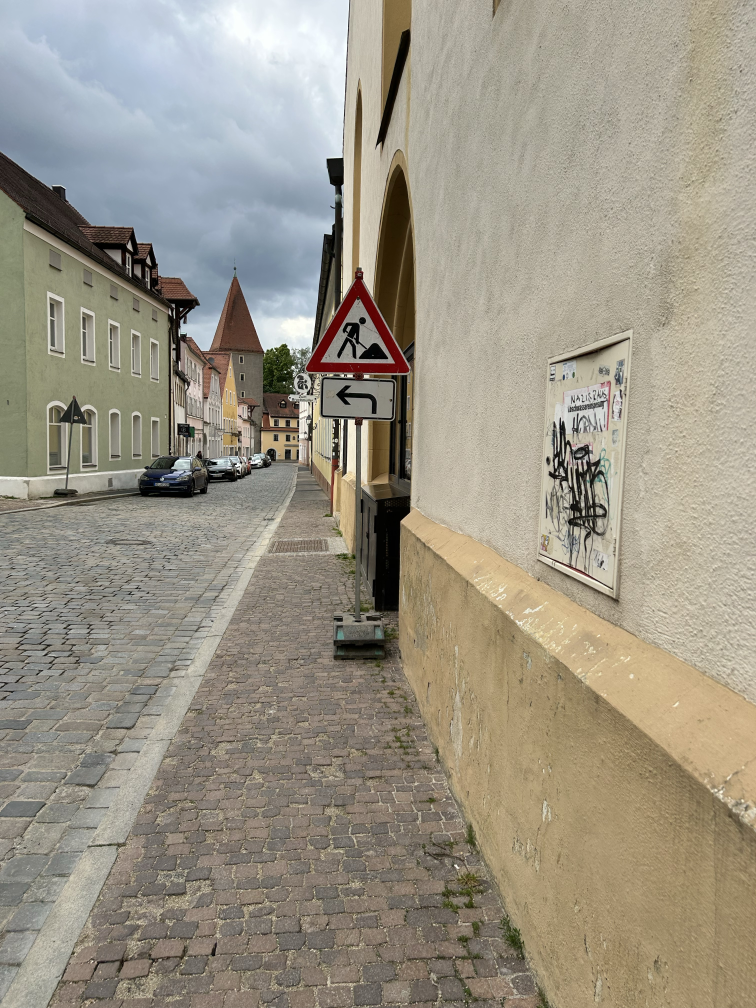
#> input picture data/selected/IMG_2474.jpg, 3024 x 4032 px, given in place of IMG_2474.png, which was not available (shown at 1/4 size)
$ jupyter execute Main_Pipeline.ipynb   (text cells are left out)
#> lines starting #> are read from the running program, lines starting #| are printed output that depends on the picture; after the words box and inside, x2 and y2 are one past the last pixel; in counts of white or black regions, pixels touching at a corner belong together; long printed decimals are rounded; pictures that were not available may be replaced by others from this repository, and a replacement may not be noted
[cell 1]
# Import
import cv2
import numpy as np
import matplotlib.pyplot as plt
from pathlib import Path

[cell 2]
# Bildpfad
IMAGE_PATH = "data/selected/easy/IMG_2474.png"

#IMAGE_PATH = "data/converted/IMG_2479.png"

[cell 3]
def classify_images(image_path):
    img_rgb = load_image(image_path)
    img_rgb = resize_image(img_rgb)
    img_filtered = apply_bilateral_filter(img_rgb)
    v_clahe = apply_clahe(img_filtered)
    img_hsv = convert_to_hsv(img_filtered)
    masks = create_color_masks(img_hsv)
    clean_masks = clean_color_masks(masks)
    found_signs = detect_signs(clean_masks)
    found_signs = filter_overlapping_signs(found_signs)
    found_signs = classify_found_signs(found_signs)

    # Farben für die Bounding Boxes
    color_map = {
        "rot":  (255, 0, 0),
        "blau": (0, 0, 255),
        "gelb": (255, 255, 0),
    }

    # Kopie
    img_result = img_rgb.copy()

    for sign in found_signs:
        x, y, w, h = sign["bbox"]
        color = color_map[sign["color"]]
        #BBox und Klasse zeichnen
        cv2.rectangle(img_result, (x, y), (x + w, y + h), color, 4)

        label = sign["klasse"]
        cv2.putText(img_result, label, (x, y - 10),
                    cv2.FONT_HERSHEY_SIMPLEX, 0.9, color, 2)

    # Ergebnis anzeigen
    plt.figure(figsize=(14, 10))
    plt.imshow(img_result)
    plt.axis('off')
    plt.show()

[cell 4]
def load_image(image_path):
#> called with image_path = 'data/selected/easy/IMG_2474.png'
    img_bgr = cv2.imread(image_path)
#> img_bgr is the input picture: shape (4032, 3024, 3); mean B, G, R 134, 148.7, 155.1

    # bgr zu rgb
    img_rgb = cv2.cvtColor(img_bgr, cv2.COLOR_BGR2RGB)
    return img_rgb

[cell 5]
def resize_image(img_rgb):
    # Bilder skalieren
    img_rgb.shape[1]
    img_width = 800
    scale =img_width / img_rgb.shape[1]

    skaliertes_img = cv2.resize(img_rgb, (0, 0), fx=scale, fy=scale)
    return skaliertes_img

[cell 6]
def apply_bilateral_filter(img_rgb):
    # Biletaral Filter

    img_filtered = cv2.bilateralFilter(img_rgb, d=9, sigmaColor=75, sigmaSpace=75)
    return img_filtered

[cell 7]
def apply_clahe(img_filtered):
    #Vorbvereitung
    #rgb zu hsv (HE wird auf V-Kanal angewendet)
    image_hsv_raw = cv2.cvtColor(img_filtered, cv2.COLOR_RGB2HSV)
#> image_hsv_raw: shape (1067, 800, 3); mean H, S, V 31.6, 48.4, 158.7
    #print(image_hsv_raw.shape)
    v_channel = image_hsv_raw[:, :, 2]
    #print(v_channel.shape)

    # CLAHE erstellen und auf v-kanal
    clahe = cv2.createCLAHE(clipLimit=2.0, tileGridSize=(8, 8))
    v_clahe = clahe.apply(v_channel)
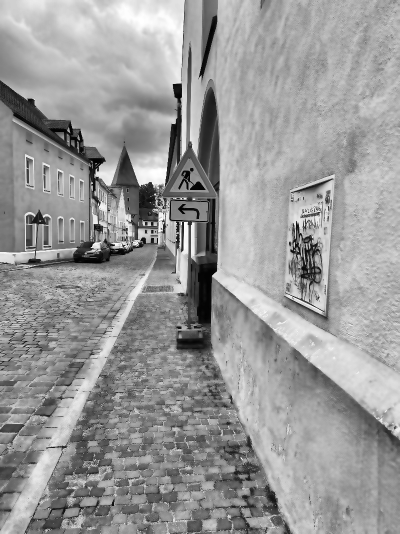
#> v_clahe: shape (1067, 800) (shown at 1/2 size); min 0, max 255, mean 153.2
#> in classify_images, `masks = create_color_masks(img_hsv)`: masks = 3 items
    return v_clahe

[cell 8]
def convert_to_hsv(img_filtered):
    # rgb zu hsv
    img_hsv = cv2.cvtColor(img_filtered, cv2.COLOR_RGB2HSV)
    return img_hsv

[cell 9]
def create_color_masks(img_hsv):
    # Maske/ Farbräume für das HSV Treshholding
    masks = {
        "rot":   cv2.inRange(img_hsv,   np.array([0, 125, 50]), np.array([10, 255, 250]))
               | cv2.inRange(img_hsv,   np.array([170, 125, 50]), np.array([179, 255, 250])),
        "blau": cv2.inRange(img_hsv, np.array([90, 80, 50]),  np.array([120, 255, 255])),
        "gelb": cv2.inRange(img_hsv, np.array([20, 120, 130]),  np.array([25, 220, 200])),

    }
    return masks

[cell 10]
def clean_color_masks(masks):
    kernel_open  = cv2.getStructuringElement(cv2.MORPH_ELLIPSE, (4, 4))
    kernel_close = cv2.getStructuringElement(cv2.MORPH_ELLIPSE, (7, 7))

    mask_rot_clean  = cv2.morphologyEx(masks["rot"],  cv2.MORPH_OPEN,  kernel_open,  iterations=1)
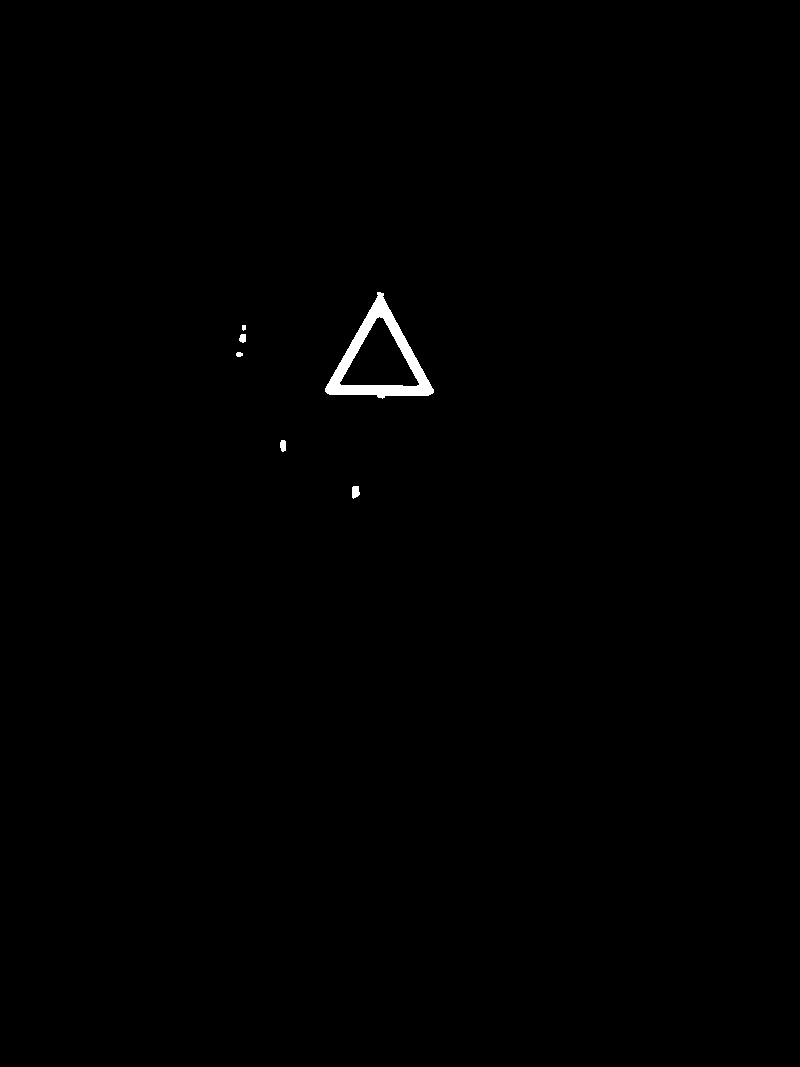
#> mask_rot_clean: shape (1067, 800); 0.39% white; 6 white regions, box (x1, y1, x2, y2) and area: (325, 292, 434, 399) 3092, (352, 486, 360, 499) 83, (280, 440, 286, 452) 62, (239, 334, 246, 343) 52, (236, 352, 243, 357) 29, (242, 325, 246, 331) 21
    mask_rot_clean  = cv2.morphologyEx(mask_rot_clean, cv2.MORPH_CLOSE, kernel_close, iterations=2)
#> mask_rot_clean: shape (1067, 800); 0.41% white; 5 white regions, box (x1, y1, x2, y2) and area: (325, 292, 434, 399) 3196, (239, 325, 246, 343) 89, (352, 486, 360, 499) 83, (280, 440, 286, 452) 62, (236, 351, 243, 357) 30

    mask_blau_clean = cv2.morphologyEx(masks["blau"], cv2.MORPH_OPEN,  kernel_open,  iterations=1)
#> mask_blau_clean: shape (1067, 800); every value is 0
    mask_blau_clean = cv2.morphologyEx(mask_blau_clean, cv2.MORPH_CLOSE, kernel_close, iterations=2)

    mask_gelb_clean = cv2.morphologyEx(masks["gelb"], cv2.MORPH_OPEN,  kernel_open,  iterations=1)
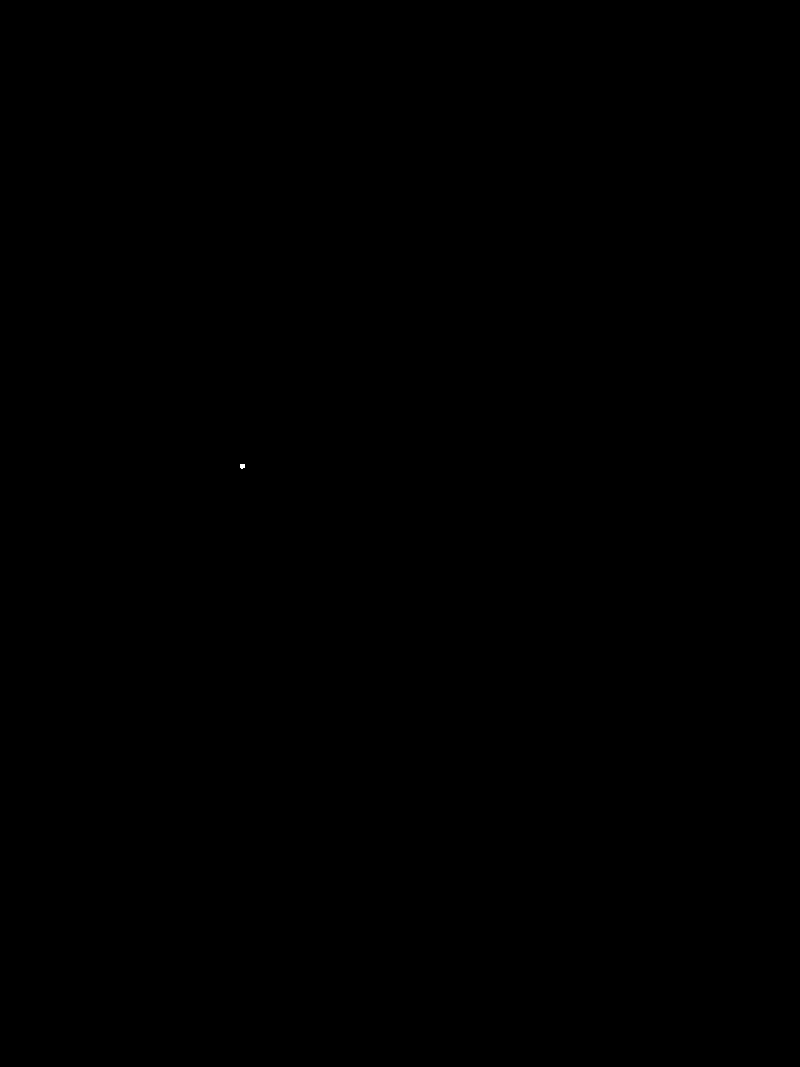
#> mask_gelb_clean: shape (1067, 800); 0% white; 1 white region, box (x1, y1, x2, y2) and area: (240, 464, 245, 469) 22
    mask_gelb_clean = cv2.morphologyEx(mask_gelb_clean, cv2.MORPH_CLOSE, kernel_close, iterations=2)

    clean_masks = {
        "rot": mask_rot_clean,
        "blau": mask_blau_clean,
        "gelb": mask_gelb_clean
    }
    return clean_masks

[cell 11]
MIN_AREA = 600

[cell 12]
def find_signs(mask, mask_color, connectivity=8):
    num_labels, labels, stats, centroids = cv2.connectedComponentsWithStats(mask, connectivity=8)

    sings = []

    for label_id in range(1, num_labels):
        x = stats[label_id, cv2.CC_STAT_LEFT]
        y = stats[label_id, cv2.CC_STAT_TOP]
        w = stats[label_id, cv2.CC_STAT_WIDTH]
        h = stats[label_id, cv2.CC_STAT_HEIGHT]
        area = stats[label_id, cv2.CC_STAT_AREA]
        cx, cy = centroids[label_id]
        aspect_ratio = w / h

        if area < MIN_AREA or not (0.5 <= aspect_ratio <= 2.0):
            continue

        #Convex Hull (Vorlesung 5, Folie 53)
        region_mask = (labels == label_id).astype(np.uint8)
        contours, _ = cv2.findContours(region_mask, cv2.RETR_EXTERNAL, cv2.CHAIN_APPROX_NONE)
        hull = cv2.convexHull(contours[0])
        hull_area = cv2.contourArea(hull)
        if hull_area > 0:
            hull_ratio = area / hull_area
        else:
            hull_ratio = 0.0

        sings.append(
            {"color": mask_color,
            "bbox": (x, y, w, h),
            "area": area,
            "centroid": (cx, cy),
            "aspect_ratio": aspect_ratio,
            "hull_ratio": hull_ratio,}
            )
    return sings

[cell 13]
def detect_signs(clean_masks):
    # Alle Schilder in den 3 Masken finden
    found_signs = []

    for color, mask in clean_masks.items():
        signs = find_signs(mask, color)
        found_signs += signs
#> this loop made 3 passes
#> (color, num_labels in find_signs, stats in find_signs, centroids in find_signs) on passes 2 to 3: ('blau', 1, [[0, 0, 800, 1067, 853600]], [[399.5, 533]]), ('gelb', 2, [[0, 0, 800, 1067, 853578], [240, 464, 5, 5, 22]], [[399.5, 533], [242, 465.7]])

    print("Found signs:", len(found_signs))
#| Found signs: 1
    for sign in found_signs:
        print(sign)
#> this loop made 1 pass
#| {'color': 'rot', 'bbox': (325, 292, 109, 107), 'area': 3196, 'centroid': (379.166, 359.673), 'aspect_ratio': 1.019, 'hull_ratio': 0.508}
#> in classify_images, `found_signs = detect_signs(clean_masks)`: found_signs = 1 item
    return found_signs

[cell 14]
def filter_overlapping_signs(found_signs):
    # Entferne kleiner Bounding Boxes die in einer großen Liegen
    found_signs = sorted(found_signs, key=lambda sign: sign["area"], reverse=True)
#> found_signs = 1 item


    filtered_signs = []

    for sign in found_signs:
        x_begin, y_begin, w, h = sign["bbox"]
        x_end, y_end = x_begin + w, y_begin + h

        is_inside_bigger = False

        for bigger in filtered_signs:
            x_box_begin, y_box_begin, w_box, h_box = bigger["bbox"]
            x_box_end, y_box_end = x_box_begin + w_box, y_box_begin + h_box

            if (x_begin >= x_box_begin and x_end <= x_box_end and
                y_begin >= y_box_begin and y_end <= y_box_end):
                is_inside_bigger = True
                break

        if not is_inside_bigger:
            filtered_signs.append(sign)
#> this loop made 1 pass
#> (x_begin, y_begin, w, h, x_end, y_end) on pass 1: (325, 292, 109, 107, 434, 399)
#> after the loop, filtered_signs = 1 item

    found_signs = filtered_signs

    print("Nach entfernen von überflüssigen Bounding Boxen:", len(found_signs), "Schilder")
#| Nach entfernen von überflüssigen Bounding Boxen: 1 Schilder
    for sign in found_signs:
        print(sign)
    return found_signs

[cell 15]
#Klassifikation der Schilder anhand Form und Farbe

def classify_sign(color, area, w, h, cx, cy, x, y, hull_ratio):
    fill_ratio = area / (w * h)            # Fläche / Bbox Fläche
    aspect_ratio = w / h
    is_squarish = 0.75 <= aspect_ratio <= 1.25
    is_wide = aspect_ratio > 1.5
    '''
    if hull_ratio < 0.70:
        return "Unbekannt"
    '''
    cy_rel = (cy - y) / h

    # Rote Schilder
    if color == "rot":
        if not is_squarish:
            return "Unbekannt"
        if fill_ratio > 0.30:
            return "Verbotsschild"
        if cy_rel > 0.55:
            return "Gefahrenschild"
        if cy_rel < 0.45:
            return "Vorfahrt gewaehren"
        return "Unbekannt"

    # Blaue Schilder
    if color == "blau":
        if is_squarish:
            return "Gebotsschild"
        return "Hinweisschild"

    # Gelbe Schilder
    if color == "gelb":
        if fill_ratio < 0.65 and is_squarish:
            return "Vorfahrtsstrasse"
        if fill_ratio > 0.65 and is_wide:
            return "Ortsschild / Wegweiser"
        return "Unbekannt"

    return "Unbekannt"

[cell 16]
def classify_found_signs(found_signs):
    # Klassifikation der gefundenen Schilder
    for sign in found_signs:
        x, y, w, h = sign["bbox"]
        cx, cy = sign["centroid"]

        sign["klasse"] = classify_sign(
            sign["color"],
            sign["area"],
            w, h, cx, cy, x, y,
            sign["hull_ratio"]
        )
#> this loop made 1 pass
#> (x, y, w, h, cx, cy, fill_ratio in classify_sign, aspect_ratio in classify_sign) on pass 1: (325, 292, 109, 107, 379.2, 359.7, 0.274, 1.02)

    print("Klassifizierte Schilder:", len(found_signs))
#| Klassifizierte Schilder: 1
    for sign in found_signs:
        print(sign)
    return found_signs

[cell 17]
classify_images(IMAGE_PATH)
#> the loop in classify_images, `for sign in found_signs:` made 1 pass
#> (x, y, w, h, color, label) on pass 1: (325, 292, 109, 107, (255, 0, 0), 'Gefahrenschild')
#> after the loop in classify_images, `for sign in found_signs:`:
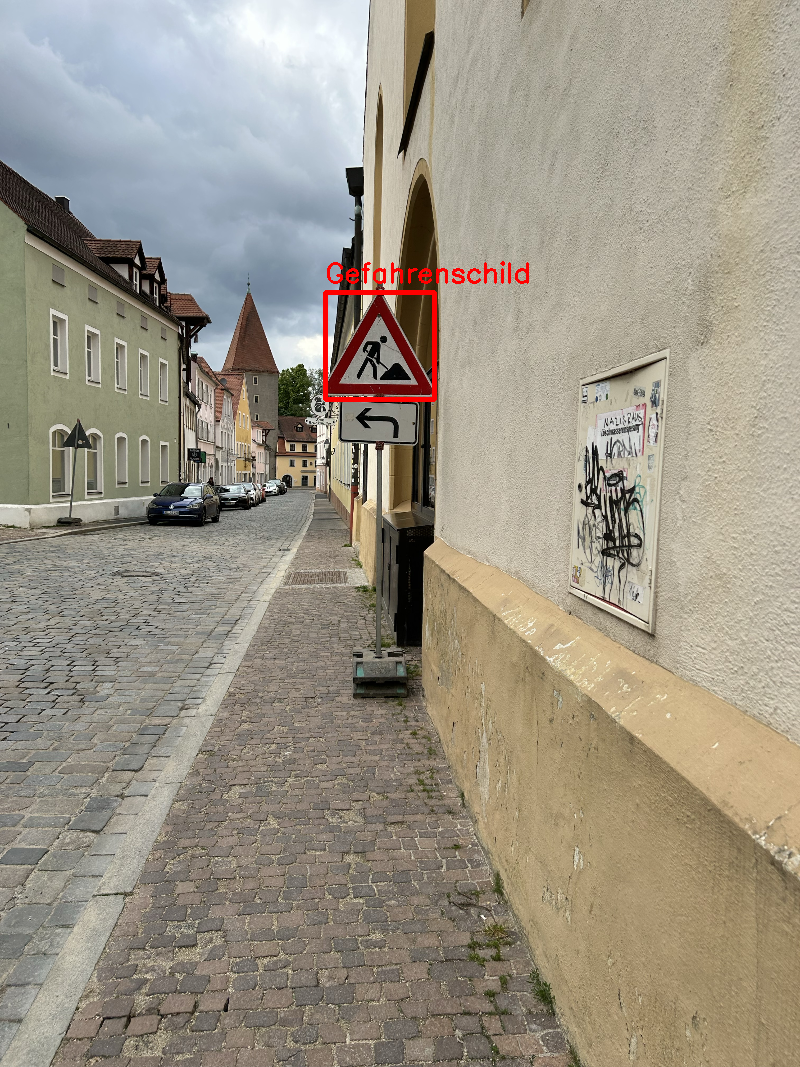
#> img_result: shape (1067, 800, 3); mean R, G, B 155.6, 148.1, 133.4

$ run again, with data/selected/IMG_2389.jpg copied over data/selected/IMG_2474.jpg
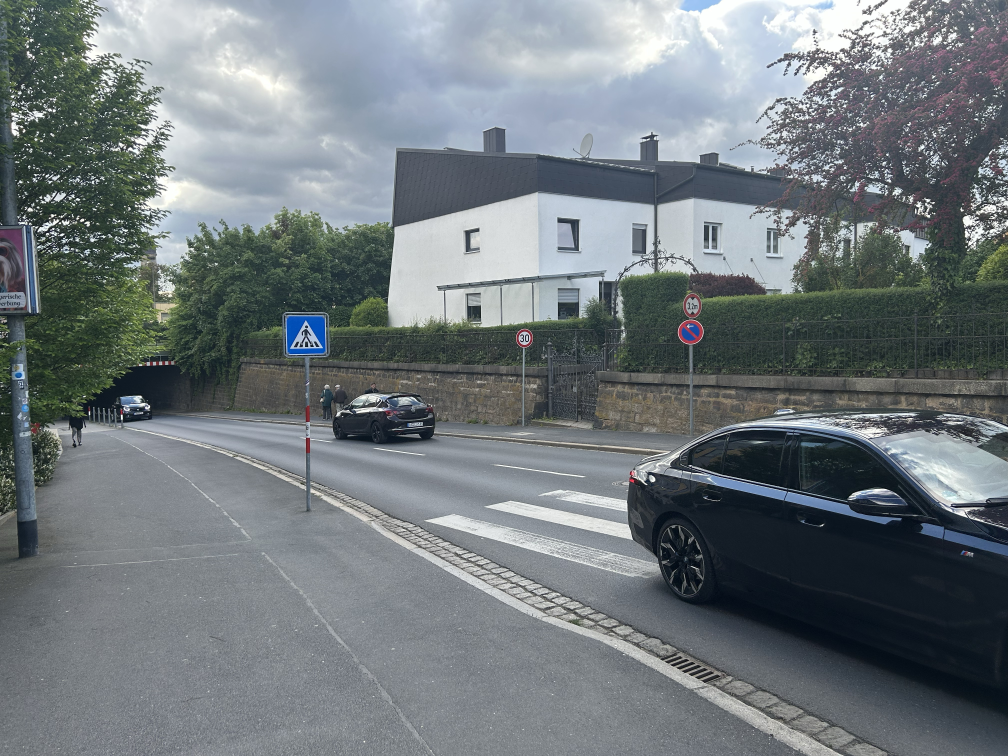
#> input picture data/selected/IMG_2389.jpg, 4032 x 3024 px, given in place of IMG_2474.png, which was not available (shown at 1/4 size)
#> in load_image, img_bgr is the input picture: shape (3024, 4032, 3); mean B, G, R 124.8, 120.9, 113.1
#> image_hsv_raw: shape (600, 800, 3); mean H, S, V 93.8, 40, 126.7
#> masks = 3 items
#> mask_rot_clean: shape (600, 800); every value is 0
#> in clean_color_masks, `mask_blau_clean = cv2.morphologyEx(mask_blau_clean, cv2.MORPH_CLOSE, k..`:
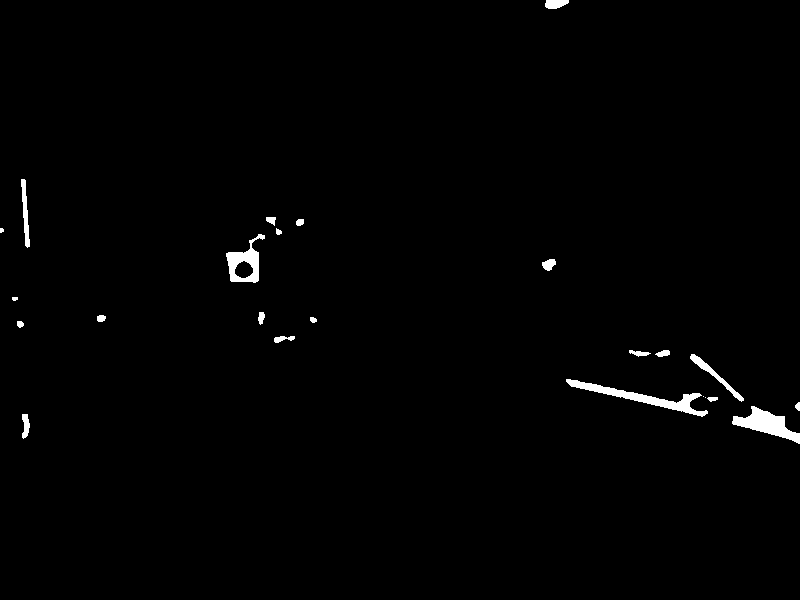
#> mask_blau_clean: shape (600, 800); 1% white; 24 white regions (3 under 20 px), largest, box (x1, y1, x2, y2) and area: (566, 379, 708, 417) 1185, (732, 406, 800, 444) 1070, (226, 234, 265, 283) 791
#> the loop in detect_signs, `for color, mask in clean_masks.items():` made 3 passes
#> (color, num_labels in find_signs, stats in find_signs, centroids in find_signs) on passes 1, 3: ('rot', 1, [[0, 0, 800, 600, 480000]], [[399.5, 299.5]]), ('gelb', 1, [[0, 0, 800, 600, 480000]], [[399.5, 299.5]])
#| Found signs: 2
#> the loop in detect_signs, `for sign in found_signs:` made 2 passes
#| {'color': 'blau', 'bbox': (226, 234, 39, 49), 'area': 791, 'centroid': (244.542, 262.332), 'aspect_ratio': 0.7959, 'hull_ratio': 0.604}
#| {'color': 'blau', 'bbox': (732, 406, 68, 38), 'area': 1070, 'centroid': (766.307, 423.874), 'aspect_ratio': 1.789, 'hull_ratio': 0.8155}
#> in classify_images, `found_signs = detect_signs(clean_masks)`: found_signs = 2 items
#> the loop in filter_overlapping_signs, `for sign in found_signs:` made 2 passes
#> (x_begin, y_begin, w, h, x_end, y_end) on passes 1 to 2: (732, 406, 68, 38, 800, 444), (226, 234, 39, 49, 265, 283)
#| Nach entfernen von überflüssigen Bounding Boxen: 2 Schilder
#> the loop in filter_overlapping_signs, `for sign in found_signs:` made 2 passes
#| {'color': 'blau', 'bbox': (732, 406, 68, 38), 'area': 1070, 'centroid': (766.307, 423.874), 'aspect_ratio': 1.789, 'hull_ratio': 0.8155}
#| {'color': 'blau', 'bbox': (226, 234, 39, 49), 'area': 791, 'centroid': (244.542, 262.332), 'aspect_ratio': 0.7959, 'hull_ratio': 0.604}
#> the loop in classify_found_signs, `for sign in found_signs:` made 2 passes
#> (x, y, w, h, cx, cy) on passes 1 to 2: (732, 406, 68, 38, 766.3, 423.9), (226, 234, 39, 49, 244.5, 262.3)
#| Klassifizierte Schilder: 2
#> the loop in classify_found_signs, `for sign in found_signs:` made 2 passes
#| {'color': 'blau', 'bbox': (732, 406, 68, 38), 'area': 1070, 'centroid': (766.307, 423.874), 'aspect_ratio': 1.789, 'hull_ratio': 0.8155, 'klasse': 'Hinweisschild'}
#| {'color': 'blau', 'bbox': (226, 234, 39, 49), 'area': 791, 'centroid': (244.542, 262.332), 'aspect_ratio': 0.7959, 'hull_ratio': 0.604, 'klasse': 'Gebotsschild'}
#> the loop in classify_images, `for sign in found_signs:` made 2 passes
#> (x, y, w, h, color, label) on passes 1 to 2: (732, 406, 68, 38, (0, 0, 255), 'Hinweisschild'), (226, 234, 39, 49, (0, 0, 255), 'Gebotsschild')
#> after the loop in classify_images, `for sign in found_signs:`:
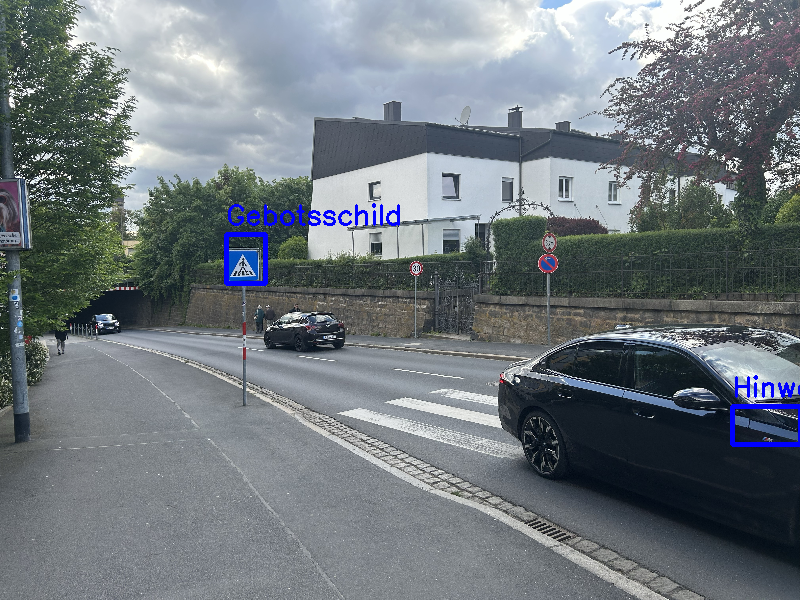
#> img_result: shape (600, 800, 3); mean R, G, B 112.3, 120, 125.8
